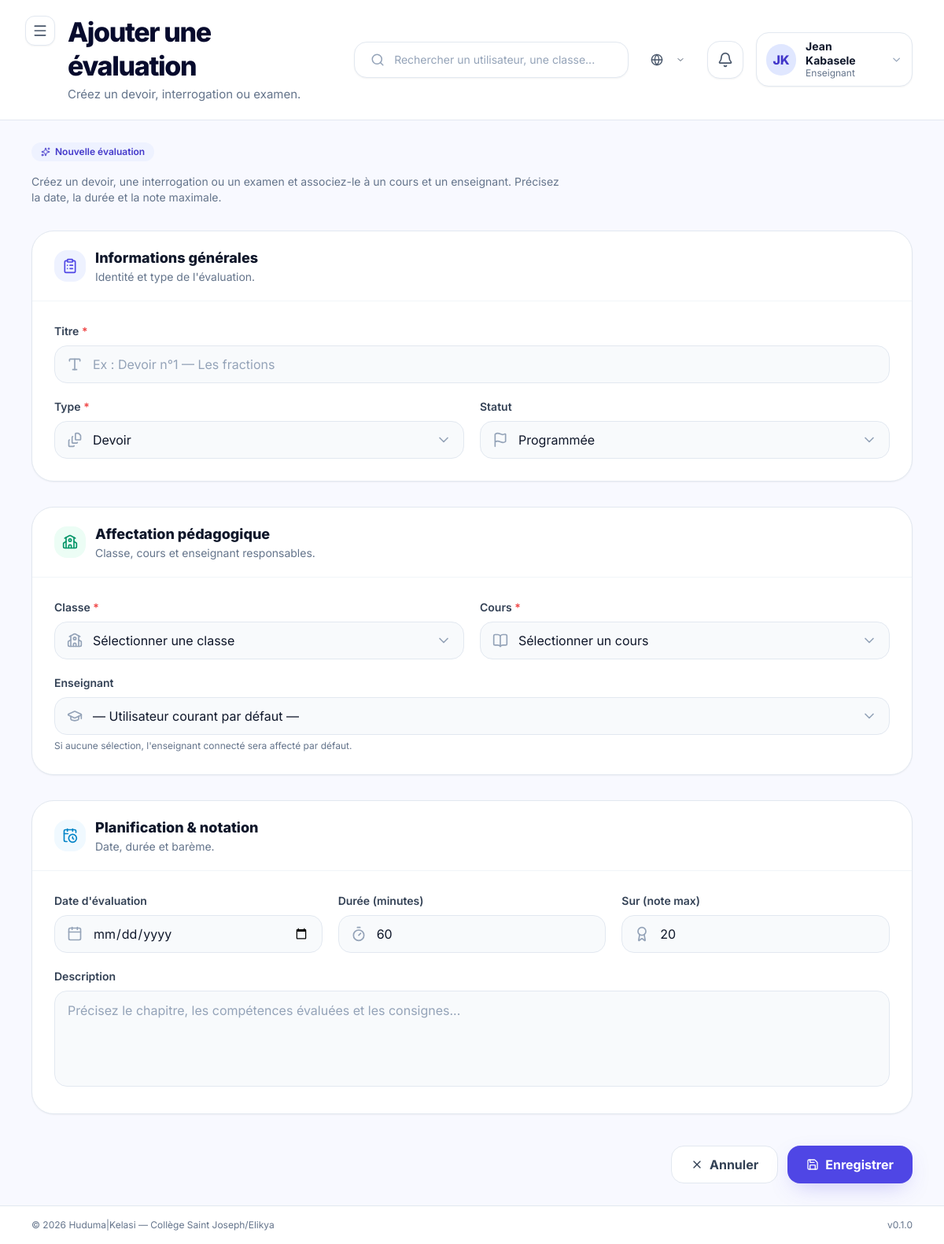
The app's page /academic/evaluations/ajouter/ (signed in) with its own data.
### apps/accounts/models.py (models this page shows, shortened)
class User(AbstractBaseUser, PermissionsMixin, BaseModel):
    email = models.EmailField(
        unique=True,
        verbose_name=_("Email"),
        help_text=_("Adresse email utilisée comme identifiant de connexion."),
    )
    first_name = models.CharField(
        max_length=80,
        verbose_name=_("Prénom"),
    )
    last_name = models.CharField(
        max_length=80,
        verbose_name=_("Nom"),
    )
    role = models.CharField(
        max_length=30,
        choices=UserRole.choices,
        default=UserRole.ELEVE,
        verbose_name=_("Rôle"),
        help_text=_("Rôle de l'utilisateur dans la plateforme."),
    )
    phone = models.CharField(
        max_length=30,
        blank=True,
        default="",
        verbose_name=_("Téléphone"),
    )
    avatar = models.ImageField(
        upload_to="avatars/",
        blank=True,
        null=True,
        verbose_name=_("Avatar"),
    )
    is_active = models.BooleanField(
        default=True,
        verbose_name=_("Actif"),
    )
    is_staff = models.BooleanField(
        default=False,
        verbose_name=_("Accès admin Django"),
    )
    date_joined = models.DateTimeField(
        auto_now_add=True,
        verbose_name=_("Date d'inscription"),
    )
    USERNAME_FIELD = "email"
    REQUIRED_FIELDS = ["first_name", "last_name"]
    objects = UserManager()
    class Meta:
        verbose_name = _("Utilisateur")
        verbose_name_plural = _("Utilisateurs")
        ordering = ["last_name", "first_name"]
        indexes = [
            models.Index(fields=["role"]),
            models.Index(fields=["is_active"]),
        ]
    @property
    def full_name(self) -> str:
        return f"{self.first_name} {self.last_name}".strip()
    @property
    def short_label(self) -> str:
        return ROLE_SHORT_LABELS.get(self.role, self.role)
    @property
    def initials(self) -> str:
        first = (self.first_name or "").strip()
        last = (self.last_name or "").strip()
        if first and last:
            return f"{first[0]}{last[0]}".upper()
        if first:
            return first[0].upper()
        if self.email:
            return self.email[0].upper()
        return "?"

### apps/academic/views.py (the view, shortened to what this page needs)
# urls.py: path("evaluations/ajouter/", EvaluationCreateView.as_view(), name="evaluation_add"),
class EvaluationCreateView(RoleRequiredMixin, View):
    allowed_roles = [UserRole.ADMIN, UserRole.ENSEIGNANT]
    template_name = "pages/admin/evaluation/ajouter.html"
    def get(self, request):
        ctx = {
            "page_title": "Ajouter une évaluation",
            "page_subtitle": "Créez un devoir, interrogation ou examen.",
            "classes": Classe.objects.all(),
            "cours_list": Cours.objects.select_related("classe").all(),
            "enseignants": User.objects.filter(role=UserRole.ENSEIGNANT, is_active=True),
            "type_choices": Evaluation.Type.choices,
            "statut_choices": Evaluation.Statut.choices,
        }
        return render(request, self.template_name, ctx)

### apps/core/context_processors.py (called while the page is built)
def _get_unread_count(user):
    try:
        from apps.notifications.models import Notification
        return Notification.objects.filter(destinataire=user, lu=False).count()
    except Exception:
        return 0

### apps/core/managers.py (called while the page is built)
    def get_queryset(self):
        return super().get_queryset().filter(deleted_at__isnull=True)

### apps/core/mixins.py (called while the page is built)
    def dispatch(self, request, *args, **kwargs):
        user = request.user
        if not user.is_authenticated:
            return self.handle_no_permission()
        if self.allowed_roles and user.role not in self.allowed_roles:
            raise PermissionDenied(
                "Votre rôle ne vous permet pas d'accéder à cette page."
            )
        return super().dispatch(request, *args, **kwargs)

### templates/pages/admin/evaluation/ajouter.html (shortened to what this page needs)
{% extends "layouts/dashboard.html" %}
{% load huduma_tags %}
{% load static %}
{% block content %}
  <section class="mb-8">
    <span class="inline-flex items-center gap-1.5 px-3 py-1 rounded-full bg-indigo-50 text-indigo-700 font-semibold text-xs mb-4">
      <i data-lucide="sparkles" class="w-3 h-3"></i>
      Nouvelle évaluation
    </span>
    <p class="text-sm text-slate-500 max-w-2xl">
      Créez un devoir, une interrogation ou un examen et associez-le à un cours
      et un enseignant. Précisez la date, la durée et la note maximale.
    </p>
  </section>
  <form method="post" action="{% url 'academic:evaluation_add' %}" class="space-y-8">
    <section class="bg-white border border-slate-200 rounded-[28px] shadow-sm overflow-hidden">
      <div class="px-7 py-5 border-b border-slate-100 flex items-center gap-3">
        <div class="w-10 h-10 rounded-2xl bg-indigo-50 flex items-center justify-center">
          <i data-lucide="clipboard-list" class="w-5 h-5 text-indigo-600"></i>
        </div>
        <div>
          <h3 class="text-lg font-extrabold text-slate-900">Informations générales</h3>
          <p class="text-sm text-slate-500">Identité et type de l'évaluation.</p>
        </div>
      </div>
      <div class="p-7 grid grid-cols-1 md:grid-cols-2 gap-5">
        <div class="md:col-span-2">
          <label for="titre" class="block text-sm font-semibold text-slate-700 mb-2">
            Titre <span class="text-red-500">*</span>
          </label>
          <div class="relative">
            <input
              type="text"
              name="titre"
              id="titre"
              required
              placeholder="Ex : Devoir n°1 — Les fractions"
              class="w-full h-12 pl-12 pr-4 rounded-2xl border border-slate-200 bg-slate-50 focus:bg-white focus:border-indigo-500 focus:ring-4 focus:ring-indigo-100 outline-none transition-all text-slate-900 placeholder:text-slate-400"
            >
          </div>
        </div>
        <div>
          <label for="type" class="block text-sm font-semibold text-slate-700 mb-2">
            Type <span class="text-red-500">*</span>
          </label>
          <div class="relative">
            <select
              name="type"
              id="type"
              class="w-full h-12 pl-12 pr-10 rounded-2xl border border-slate-200 bg-slate-50 focus:bg-white focus:border-indigo-500 focus:ring-4 focus:ring-indigo-100 outline-none transition-all text-slate-900 appearance-none cursor-pointer"
            >
              {% for value, label in type_choices %}
                <option value="{{ value }}" {% if value == 'devoir' %}selected{% endif %}>{{ label }}</option>
              {% endfor %}
            </select>
          </div>
        </div>
        <div>
          <label for="statut" class="block text-sm font-semibold text-slate-700 mb-2">
            Statut
          </label>
          <div class="relative">
            <select
              name="statut"
              id="statut"
              class="w-full h-12 pl-12 pr-10 rounded-2xl border border-slate-200 bg-slate-50 focus:bg-white focus:border-indigo-500 focus:ring-4 focus:ring-indigo-100 outline-none transition-all text-slate-900 appearance-none cursor-pointer"
            >
              {% for value, label in statut_choices %}
                <option value="{{ value }}" {% if value == 'programmee' %}selected{% endif %}>{{ label }}</option>
              {% endfor %}
            </select>
          </div>
        </div>
      </div>
    </section>
    <section class="bg-white border border-slate-200 rounded-[28px] shadow-sm overflow-hidden">
      <div class="px-7 py-5 border-b border-slate-100 flex items-center gap-3">
        <div class="w-10 h-10 rounded-2xl bg-emerald-50 flex items-center justify-center">
          <i data-lucide="school" class="w-5 h-5 text-emerald-600"></i>
        </div>
        <div>
          <h3 class="text-lg font-extrabold text-slate-900">Affectation pédagogique</h3>
          <p class="text-sm text-slate-500">Classe, cours et enseignant responsables.</p>
        </div>
      </div>
      <div class="p-7 grid grid-cols-1 md:grid-cols-2 gap-5">
        <div>
          <label for="classe" class="block text-sm font-semibold text-slate-700 mb-2">
            Classe <span class="text-red-500">*</span>
          </label>
          <div class="relative">
            <select
              name="classe"
              id="classe"
              required
              class="w-full h-12 pl-12 pr-10 rounded-2xl border border-slate-200 bg-slate-50 focus:bg-white focus:border-indigo-500 focus:ring-4 focus:ring-indigo-100 outline-none transition-all text-slate-900 appearance-none cursor-pointer"
            >
              <option value="" disabled selected>Sélectionner une classe</option>
            </select>
          </div>
        </div>
        <div>
          <label for="cours" class="block text-sm font-semibold text-slate-700 mb-2">
            Cours <span class="text-red-500">*</span>
          </label>
          <div class="relative">
            <select
              name="cours"
              id="cours"
              required
              class="w-full h-12 pl-12 pr-10 rounded-2xl border border-slate-200 bg-slate-50 focus:bg-white focus:border-indigo-500 focus:ring-4 focus:ring-indigo-100 outline-none transition-all text-slate-900 appearance-none cursor-pointer"
            >
              <option value="" disabled selected>Sélectionner un cours</option>
            </select>
          </div>
        </div>
        <div class="md:col-span-2">
          <label for="enseignant" class="block text-sm font-semibold text-slate-700 mb-2">
            Enseignant
          </label>
          <div class="relative">
            <select
              name="enseignant"
              id="enseignant"
              class="w-full h-12 pl-12 pr-10 rounded-2xl border border-slate-200 bg-slate-50 focus:bg-white focus:border-indigo-500 focus:ring-4 focus:ring-indigo-100 outline-none transition-all text-slate-900 appearance-none cursor-pointer"
            >
              <option value="" selected>— Utilisateur courant par défaut —</option>
            </select>
          </div>
          <p class="mt-1.5 text-xs text-slate-500">Si aucune sélection, l'enseignant connecté sera affecté par défaut.</p>
        </div>
      </div>
    </section>
    <section class="bg-white border border-slate-200 rounded-[28px] shadow-sm overflow-hidden">
      <div class="px-7 py-5 border-b border-slate-100 flex items-center gap-3">
        <div class="w-10 h-10 rounded-2xl bg-sky-50 flex items-center justify-center">
          <i data-lucide="calendar-clock" class="w-5 h-5 text-sky-600"></i>
        </div>
        <div>
          <h3 class="text-lg font-extrabold text-slate-900">Planification & notation</h3>
          <p class="text-sm text-slate-500">Date, durée et barème.</p>
        </div>
      </div>
      <div class="p-7 grid grid-cols-1 md:grid-cols-3 gap-5">
        <div>
          <label for="date_evaluation" class="block text-sm font-semibold text-slate-700 mb-2">
            Date d'évaluation
          </label>
          <div class="relative">
            <input
              type="date"
              name="date_evaluation"
              id="date_evaluation"
              class="w-full h-12 pl-12 pr-4 rounded-2xl border border-slate-200 bg-slate-50 focus:bg-white focus:border-indigo-500 focus:ring-4 focus:ring-indigo-100 outline-none transition-all text-slate-900"
            >
          </div>
        </div>
        <div>
          <label for="duree_minutes" class="block text-sm font-semibold text-slate-700 mb-2">
            Durée (minutes)
          </label>
          <div class="relative">
            <input
              type="number"
              name="duree_minutes"
              id="duree_minutes"
              min="5"
              max="360"
              value="60"
              class="w-full h-12 pl-12 pr-4 rounded-2xl border border-slate-200 bg-slate-50 focus:bg-white focus:border-indigo-500 focus:ring-4 focus:ring-indigo-100 outline-none transition-all text-slate-900"
            >
          </div>
        </div>
        <div>
          <label for="sur" class="block text-sm font-semibold text-slate-700 mb-2">
            Sur (note max)
          </label>
          <div class="relative">
            <input
              type="number"
              name="sur"
              id="sur"
              min="1"
              max="100"
              value="20"
              class="w-full h-12 pl-12 pr-4 rounded-2xl border border-slate-200 bg-slate-50 focus:bg-white focus:border-indigo-500 focus:ring-4 focus:ring-indigo-100 outline-none transition-all text-slate-900"
            >
          </div>
        </div>
        <div class="md:col-span-3">
          <label for="description" class="block text-sm font-semibold text-slate-700 mb-2">
            Description
          </label>
          <textarea
            name="description"
            id="description"
            rows="4"
            placeholder="Précisez le chapitre, les compétences évaluées et les consignes..."
            class="w-full px-4 py-3 rounded-2xl border border-slate-200 bg-slate-50 focus:bg-white focus:border-indigo-500 focus:ring-4 focus:ring-indigo-100 outline-none transition-all text-slate-900 placeholder:text-slate-400 resize-none"
          ></textarea>
        </div>
      </div>
    </section>
    <div class="flex flex-col-reverse sm:flex-row items-center justify-end gap-3 pt-2">
      <a href="{% url 'academic:evaluation_list' %}"
         class="w-full sm:w-auto h-12 px-6 rounded-2xl border border-slate-200 bg-white text-slate-700 font-bold hover:bg-slate-50 transition-colors flex items-center justify-center gap-2">
        <i data-lucide="x" class="w-4 h-4"></i>
        Annuler
      </a>
      <button
        type="submit"
        class="w-full sm:w-auto h-12 px-6 rounded-2xl bg-indigo-600 text-white font-bold shadow-indigo-glow hover:bg-indigo-700 transition-colors flex items-center justify-center gap-2"
      >
        <i data-lucide="save" class="w-4 h-4"></i>
        Enregistrer
      </button>
    </div>
  </form>
{% endblock %}

### templates/partials/navbar.html (shortened to what this page needs)
<div class="flex flex-col lg:flex-row lg:items-center justify-between gap-6 w-full">
  <div class="flex items-start gap-4">
    <button
      @click="sidebarOpen = !sidebarOpen"
      class="xl:hidden p-2 -ml-2 rounded-xl bg-white border border-slate-200 text-slate-600 hover:bg-slate-50 shadow-sm"
      aria-label="Basculer la sidebar"
    >
      <i data-lucide="menu" class="w-5 h-5"></i>
    </button>
    <div>
      <h2 class="text-[26px] lg:text-[34px] font-extrabold tracking-[-0.04em] text-kelasi-ink leading-tight">
        {% block navbar_title %}{{ page_title|default:"Tableau de bord" }}{% endblock %}
      </h2>
      {% if page_subtitle %}
        <p class="mt-1 text-slate-500 text-[14px] lg:text-[15px]">{{ page_subtitle }}</p>
      {% endif %}
    </div>
  </div>
  <div class="flex items-center gap-4">
    <div class="hidden md:flex items-center gap-3 w-[300px] lg:w-[360px] bg-white border border-slate-200 rounded-2xl px-5 py-3 shadow-sm">
      <i data-lucide="search" class="w-5 h-5 text-slate-400"></i>
      <input
        type="text"
        placeholder="Rechercher un utilisateur, une classe..."
        class="w-full outline-none text-sm bg-transparent text-slate-700 placeholder:text-slate-400"
      >
    </div>
    {% include "partials/language_switcher.html" %}
    <a
      href="{% url 'notifications:list' %}"
      class="relative w-12 h-12 rounded-2xl bg-white border border-slate-200 flex items-center justify-center shadow-sm hover:bg-slate-50"
      title="Notifications"
    >
      <i data-lucide="bell" class="w-5 h-5 text-slate-600"></i>
    </a>
    <div class="relative" x-data="{ userMenuOpen: false }">
      <button
        @click="userMenuOpen = !userMenuOpen"
        class="flex items-center gap-3 bg-white border border-slate-200 rounded-2xl px-3 py-2 shadow-sm hover:bg-slate-50"
      >
        <span class="w-10 h-10 rounded-full bg-indigo-100 text-indigo-700 flex items-center justify-center font-extrabold">
          {{ request.user.initials }}
        </span>
        <div class="hidden lg:block text-left">
          <p class="text-sm font-bold text-slate-900 leading-tight">{{ request.user.full_name }}</p>
          <p class="text-xs text-slate-500">{{ request.user.short_label }}</p>
        </div>
        <i data-lucide="chevron-down" class="w-4 h-4 text-slate-400 hidden lg:block"></i>
      </button>
    </div>
  </div>
</div>

### templates/layouts/base.html (style rules this page uses)
body { font-family: 'Inter', system-ui, sans-serif; }

### records on screen
User: user.initials "JK", user.full_name "Jean Kabasele", user.short_label "Enseignant"

### other values on screen
{{ page_title|default:"Tableau de bord" }} "Ajouter une évaluation"
{{ page_subtitle }} "Créez un devoir, interrogation ou examen."
{{ HUDUMA_NAME }} "Huduma"
{{ HUDUMA_VERSION }} "0.1.0"
form field type "Devoir"
form field statut "Programmée"
